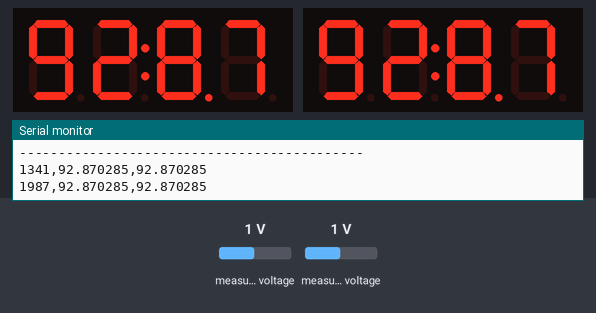
Simulated run of this sketch. Board: Arduino Uno, built with avr-gcc and run on an emulated ATmega328P. On the bench: 2 × 4-digit seven-segment display, the last lines printed to the serial monitor. Inputs (shaded band) come from the test bench; at power-on: measured voltage 1 V.

Above: at 2.3 s.
2.4 s: measured voltage (sensor 200) set to 0.2 V
At 2.9 s:
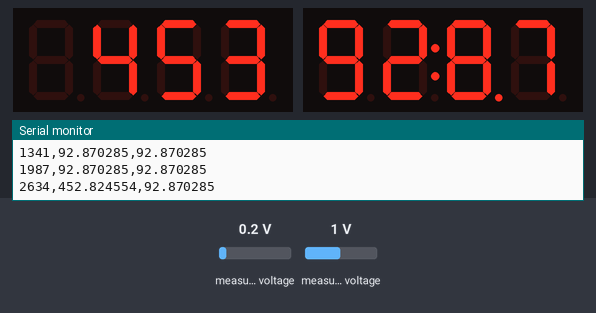
4.0 s: measured voltage (sensor 200) set to 0 V
At 5.7 s:
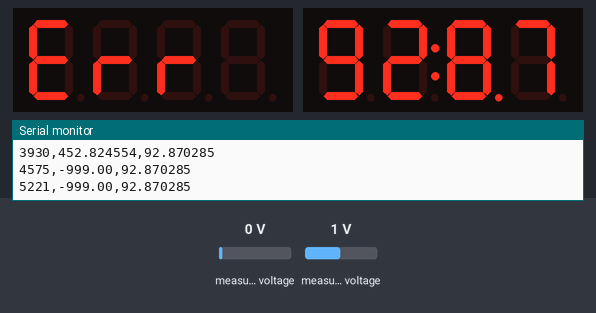
6.0 s: measured voltage (sensor 205) set to 0.2 V
At 7.7 s:
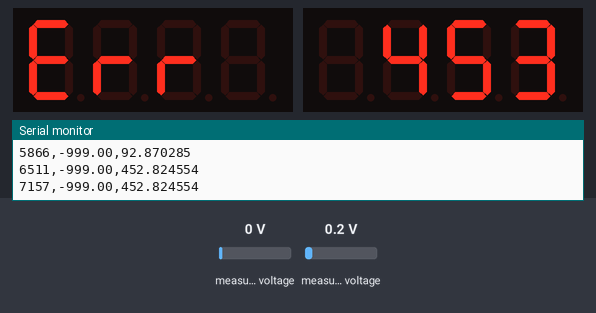
8.0 s: measured voltage (sensor 205) set to 0 V
At 9.3 s:
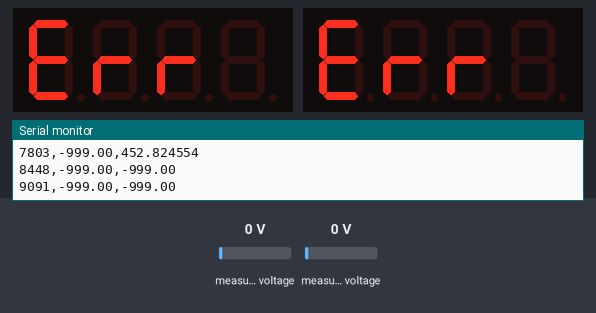
9.9 s: measured voltage (sensor 200) set to 0.5 V
At 11.5 s:
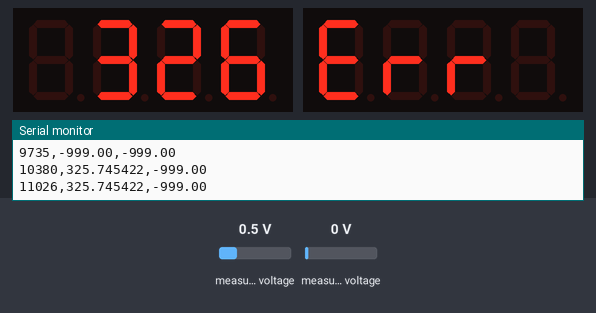
11.8 s: measured voltage (sensor 205) set to 0.5 V
At 13.7 s:
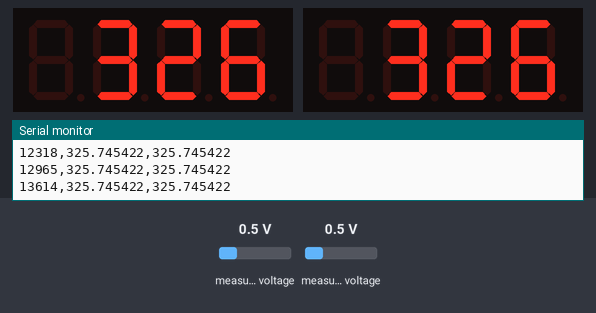
Timing chart, 0 to 14.8 s (numbered marks = the images above; inputs shaded):
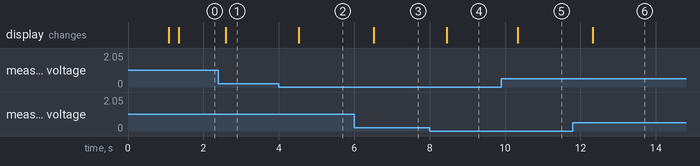

The sketch:

SiDiodeReadout.ino
```cpp
/*
 *  Hardware:
 *    - ADS1220 24-bit ADC, connected via SPI (J1 on PCB)
 *    - 2× TM1637 4-digit 7-segment displays
 *    - 2× Lakeshore DT-670 silicon diodes via DE-9 connectors
 *      (Pout1: Sense1_V+, Sense1_V-, Sense2_V+, Sense2_V-, GND)
 *
 *  Required libraries:
 *    - "ADS1220_WE" by Wolfgang Ewald
 *    - "TM1637Display" by Avishay Orpaz
 *
 *  Pin assignments:
 *    ADS1220 CS   → Arduino pin 7
 *    ADS1220 DRDY → Arduino pin 6
 *    ADS1220 SCLK → Arduino pin 13 (hardware SPI SCK)
 *    ADS1220 DIN  → Arduino pin 11 (hardware SPI MOSI)
 *    ADS1220 DOUT → Arduino pin 12 (hardware SPI MISO)
 *
 *    Display 1 CLK → Arduino pin 2
 *    Display 1 DIO → Arduino pin 3
 *    Display 2 CLK → Arduino pin 4
 *    Display 2 DIO → Arduino pin 5
 *
 *  ADC channel assignment (verify against schematic):
 *    Sensor 1: AIN0 (Sense1_V+) vs AIN1 (Sense1_V−)  — differential
 *    Sensor 2: AIN2 (Sense2_V+) vs AIN3 (Sense2_V−)  — differential
 *
 *  Display format (Kelvin):
 *    T ≥ 100 K  →  " 300"   (integer, no decimal)
 *    10 ≤ T < 100 K  →  "77.35"   (2 decimal place)
 *    T < 10 K   →  " 4.22"   (2 decimal places)
 *    Out of range   →  "Err "
 */

#include <ADS1220_WE.h>
#include <SPI.h>
#include <TM1637Display.h>
#include <avr/pgmspace.h>

// Pin definitions

#define ADS1220_CS_PIN    7   // ADS1220 chip select (active low)
#define ADS1220_DRDY_PIN 6   // ADS1220 data ready (active low)

#define DISP1_CLK  2          // TM1637 display 1 — Sensor 1
#define DISP1_DIO  3
#define DISP2_CLK  4          // TM1637 display 2 — Sensor 2
#define DISP2_DIO  5

struct TempPoint {
  float voltage;  // Volts
  float temp;     // Kelvin
};

unsigned long time_ms;

// !!!Calibration Table!!!
const TempPoint dt670_table[] PROGMEM = {
  {1.644290f, 1.4f},
  {1.642990f, 1.5f},
  {1.641570f, 1.6f},
  {1.640030f, 1.7f},
  {1.638370f, 1.8f},
  {1.636600f, 1.9f},
  {1.634720f, 2.0f},
  {1.632740f, 2.1f},
  {1.630670f, 2.2f},
  {1.628520f, 2.3f},
  {1.626290f, 2.4f},
  {1.624000f, 2.5f},
  {1.621660f, 2.6f},
  {1.619280f, 2.7f},
  {1.616870f, 2.8f},
  {1.614450f, 2.9f},
  {1.612000f, 3.0f},
  {1.609510f, 3.1f},
  {1.606970f, 3.2f},
  {1.604380f, 3.3f},
  {1.601730f, 3.4f},
  {1.599020f, 3.5f},
  {1.596260f, 3.6f},
  {1.593440f, 3.7f},
  {1.590570f, 3.8f},
  {1.587640f, 3.9f},
  {1.584650f, 4.0f},
  {1.578480f, 4.2f},
  {1.572020f, 4.4f},
  {1.565330f, 4.6f},
  {1.558450f, 4.8f},
  {1.551450f, 5.0f},
  {1.544360f, 5.2f},
  {1.537210f, 5.4f},
  {1.530000f, 5.6f},
  {1.522730f, 5.8f},
  {1.515410f, 6.0f},
  {1.496980f, 6.5f},
  {1.478680f, 7.0f},
  {1.460860f, 7.5f},
  {1.443740f, 8.0f},
  {1.427470f, 8.5f},
  {1.412070f, 9.0f},
  {1.397510f, 9.5f},
  {1.383730f, 10.0f},
  {1.370650f, 10.5f},
  {1.358200f, 11.0f},
  {1.346320f, 11.5f},
  {1.334990f, 12.0f},
  {1.324160f, 12.5f},
  {1.313810f, 13.0f},
  {1.303900f, 13.5f},
  {1.294390f, 14.0f},
  {1.285260f, 14.5f},
  {1.276450f, 15.0f},
  {1.267940f, 15.5f},
  {1.259670f, 16.0f},
  {1.251610f, 16.5f},
  {1.243720f, 17.0f},
  {1.235960f, 17.5f},
  {1.228300f, 18.0f},
  {1.220700f, 18.5f},
  {1.213110f, 19.0f},
  {1.205480f, 19.5f},
  {1.197748f, 20.0f},
  {1.181548f, 21.0f},
  {1.162797f, 22.0f},
  {1.140817f, 23.0f},
  {1.125923f, 24.0f},
  {1.119448f, 25.0f},
  {1.115658f, 26.0f},
  {1.112810f, 27.0f},
  {1.110421f, 28.0f},
  {1.108261f, 29.0f},
  {1.106244f, 30.0f},
  {1.104324f, 31.0f},
  {1.102476f, 32.0f},
  {1.100681f, 33.0f},
  {1.098930f, 34.0f},
  {1.097216f, 35.0f},
  {1.095534f, 36.0f},
  {1.093878f, 37.0f},
  {1.092244f, 38.0f},
  {1.090627f, 39.0f},
  {1.089024f, 40.0f},
  {1.085842f, 42.0f},
  {1.082669f, 44.0f},
  {1.079492f, 46.0f},
  {1.076303f, 48.0f},
  {1.073099f, 50.0f},
  {1.069881f, 52.0f},
  {1.066650f, 54.0f},
  {1.063403f, 56.0f},
  {1.060141f, 58.0f},
  {1.056862f, 60.0f},
  {1.048584f, 65.0f},
  {1.040183f, 70.0f},
  {1.031651f, 75.0f},
  {1.027594f, 77.35f},
  {1.022984f, 80.0f},
  {1.014181f, 85.0f},
  {1.005244f, 90.0f},
  {0.986974f, 100.0f},
  {0.968209f, 110.0f},
  {0.949000f, 120.0f},
  {0.929390f, 130.0f},
  {0.909416f, 140.0f},
  {0.889114f, 150.0f},
  {0.868518f, 160.0f},
  {0.847659f, 170.0f},
  {0.826560f, 180.0f},
  {0.805242f, 190.0f},
  {0.783720f, 200.0f},
  {0.762007f, 210.0f},
  {0.740115f, 220.0f},
  {0.718054f, 230.0f},
  {0.695834f, 240.0f},
  {0.673462f, 250.0f},
  {0.650949f, 260.0f},
  {0.628302f, 270.0f},
  {0.621141f, 273.0f},
  {0.605528f, 280.0f},
  {0.582637f, 290.0f},
  {0.559639f, 300.0f},
  {0.536542f, 310.0f},
  {0.513361f, 320.0f},
  {0.490106f, 330.0f},
  {0.466760f, 340.0f},
  {0.443371f, 350.0f},
  {0.419960f, 360.0f},
  {0.396503f, 370.0f},
  {0.373002f, 380.0f},
  {0.349453f, 390.0f},
  {0.325839f, 400.0f},
  {0.302161f, 410.0f},
  {0.278416f, 420.0f},
  {0.254592f, 430.0f},
  {0.230697f, 440.0f},
  {0.206758f, 450.0f},
  {0.182832f, 460.0f},
  {0.159010f, 470.0f},
  {0.135480f, 480.0f},
  {0.112553f, 490.0f},
  {0.090681f, 500.0f}
};

const int TABLE_SIZE = sizeof(dt670_table) / sizeof(TempPoint);

// !!!Segment patterns!!!

// "Err " — shown when voltage is outside the calibrated range
const uint8_t SEG_ERR[] = {
  SEG_A | SEG_D | SEG_E | SEG_F | SEG_G,  // E
  SEG_E | SEG_G,                           // r
  SEG_E | SEG_G,                           // r
  0x00                                     // (blank)
};

// !!!Object instantiation!!!
ADS1220_WE ads = ADS1220_WE(ADS1220_CS_PIN, ADS1220_DRDY_PIN);
TM1637Display disp1(DISP1_CLK, DISP1_DIO);
TM1637Display disp2(DISP2_CLK, DISP2_DIO);

// !!!Voltage to Temperature conversion!!!

// Linear interpolation between the two nearest table entries.
// Returns temperature in Kelvin, or -1.0 if out of range.
//
// The table is sorted by decreasing voltage, so we search for
// the interval where:  voltage[i] >= measured_V >= voltage[i+1]

float voltageToKelvin(float voltage_V) {
  // Read bounds from PROGMEM
  float v_max = pgm_read_float(&(dt670_table[0].voltage));
  float v_min = pgm_read_float(&(dt670_table[TABLE_SIZE - 1].voltage));

  if (voltage_V > v_max || voltage_V < v_min) {
    return -1.0f;  // voltage out of calibrated range
  }

  for (int i = 0; i < TABLE_SIZE - 1; i++) {
    float v_hi = pgm_read_float(&(dt670_table[i].voltage));
    float v_lo = pgm_read_float(&(dt670_table[i + 1].voltage));

    if (voltage_V <= v_hi && voltage_V >= v_lo) {
      float T_lo = pgm_read_float(&(dt670_table[i].temp));
      float T_hi = pgm_read_float(&(dt670_table[i + 1].temp));

      // Linear interpolation:
      // frac = 0 → v_hi → T_lo (lower temperature)
      // frac = 1 → v_lo → T_hi (higher temperature)
      float frac = (v_hi - voltage_V) / (v_hi - v_lo);
      return T_lo + frac * (T_hi - T_lo);
    }
  }

  return -1.0f;  // should never be reached
}

// !!!Display temperature in Kelvin on a TM1637!!!
//
// TM1637Display dots parameter (avishorp library):
//   0x80 → dot after digit 0 (leftmost)
//   0x40 → dot after digit 1  ← colon on clock displays
//   0x20 → dot after digit 2
//   0x10 → dot after digit 3 (rightmost)
//
// With 0x20 and right-justified numbers:
//   num=773 → [' ']['7']['7']['3'] + dot at pos 2 → " 77.3"
//   num=42  → [' '][' ']['4']['2'] + dot at pos 2 → "  4.2"
//   num=300 → [' ']['3']['0']['0'] no dot          → " 300"

void displayKelvin(TM1637Display& disp, float tempK) {
  if (tempK < 0.0f) {
    // Show "Err " – setSegments expects length and position
    disp.setSegments(SEG_ERR, 4, 0);
    return;
  }

  // Temperatures ≥ 100 K → integer only (no decimal, no colon)
  if (tempK >= 100.0f) {
    int integerPart = (int)(tempK + 0.5f);
    disp.showNumberDec(integerPart, false);  // false = no leading zeros
    return;
  }

  // For T < 100 K: show "AB:CD" using colon between digits 1 & 2
  // Round to two fractional digits, then multiply by 100
  int value = (int)(tempK * 100.0f + 0.5f);

  // Display as 4‑digit number with leading zeros, colon mask 0x60
  // 0x60 lights both colon dots (between digit1 and digit2)
  disp.showNumberDecEx(value, 0x60, true, 4, 0);
}


// !!!Setup!!!

void setup() {
  Serial.begin(9600);
  Serial.println(F("DT-670 Cryogenic Temperature Readout"));
  Serial.println(F("EPFL SiDiodeReadout_v1"));

  // Initialise TM1637 displays
  disp1.setBrightness(0x0F); // maximum brightness
  disp2.setBrightness(0x0F);

  // Power-on self-test: all segments on for 1 second
  disp1.showNumberDecEx(8888, 0xFF, true);
  disp2.showNumberDecEx(8888, 0xFF, true);
  delay(1000);
  disp1.clear();
  disp2.clear();

  // Initialise ADS1220
  if (!ads.init()) {
    Serial.println(F("ERROR: ADS1220 not responding. Check SPI wiring!"));
    disp1.setSegments(SEG_ERR);
    disp2.setSegments(SEG_ERR);
    while (1); // halt execution
  }

  // !!!ADS1220 configuration!!!
  //
  // PGA bypassed:
  //   DT-670 output spans 0.09 V–1.64 V, well within the 2.048 V
  //   internal reference. Gain = 1 is sufficient; no amplification needed.

  ads.bypassPGA(true);

  // Data rate: 20 SPS
  //   Lowest available rate → best noise performance.
  //   The ADS1220 digital filter simultaneously rejects 50 Hz and 60 Hz
  //   at 20 SPS — ideal for a rack instrument in a lab environment.
  ads.setDataRate(ADS1220_DR_LVL_0);

  // Conversion mode: single-shot
  //   Triggered on demand before each reading. Saves power and avoids
  //   noise from continuous conversion between readings.
  ads.setConversionMode(ADS1220_SINGLE_SHOT);

  Serial.println(F("ADS1220 initialised. Starting readout."));
  Serial.println(F("--------------------------------------------"));
  Serial.println(F("Sensor | Voltage (V) | Temperature (K)"));
  Serial.println(F("--------------------------------------------"));
}

// !!!Main loop!!!

void loop() {

  // Sensor 1: AIN0 (+) vs AIN1 (−), differential
  ads.setCompareChannels(ADS1220_MUX_0_1);
  float voltage1_V = ads.getVoltage_mV() / 1000.0f;
  float temp1_K    = voltageToKelvin(voltage1_V);

  // Sensor 2: AIN2 (+) vs AIN3 (−), differential
  ads.setCompareChannels(ADS1220_MUX_2_3);
  float voltage2_V = ads.getVoltage_mV() / 1000.0f;
  float temp2_K    = voltageToKelvin(voltage2_V);

  // Update 7-segment displays
  displayKelvin(disp1, temp1_K);
  displayKelvin(disp2, temp2_K);

// !!!Outputting live data into terminal when testing!!!
//  Serial.print(F("  S1   | "));
//  Serial.print(voltage1_V, 6);
//  Serial.print(F(" V  | "));
//  if (temp1_K < 0.0f) Serial.println(F("OUT OF RANGE"));
//  else { Serial.print(temp1_K, 3); Serial.println(F(" K")); }

//   Serial.print(F("  S2   | "));
//   Serial.print(voltage2_V, 6);
 //  Serial.print(F(" V  | "));
 //  if (temp2_K < 0.0f) Serial.println(F("OUT OF RANGE"));
  // else { Serial.print(temp2_K, 3); Serial.println(F(" K")); }


    time_ms = millis();
    Serial.print(time_ms);
    Serial.print(",");

    if (temp1_K < 0.0f) Serial.print(-999.0);
    else Serial.print(temp1_K, 6);

    Serial.print(",");

    if (temp2_K < 0.0f) Serial.print(-999.0);
    else Serial.print(temp2_K, 6);

    Serial.println();

  // Take a measurement every 10 seconds
  delay(500);
}
```

Measured:
- the behaviour switches between 0.1 and 0 V on measured voltage (sensor 200) (found by bisection; images 1 and 2)
- the behaviour switches between 0.1 and 0 V on measured voltage (sensor 205) (found by bisection; images 3 and 4)
- after the input at 2.4 s, the display: changes after 0.19 s (image 1)
- after the input at 4.0 s, the display: changes after 0.53 s (image 2)
- after the input at 6.0 s, the display: changes after 0.51 s (image 3)
- after the input at 8.0 s, the display: changes after 0.45 s (image 4)
- after the input at 9.9 s, the display: changes after 0.44 s (image 5)
- after the input at 11.8 s, the display: changes after 0.52 s (image 6)
